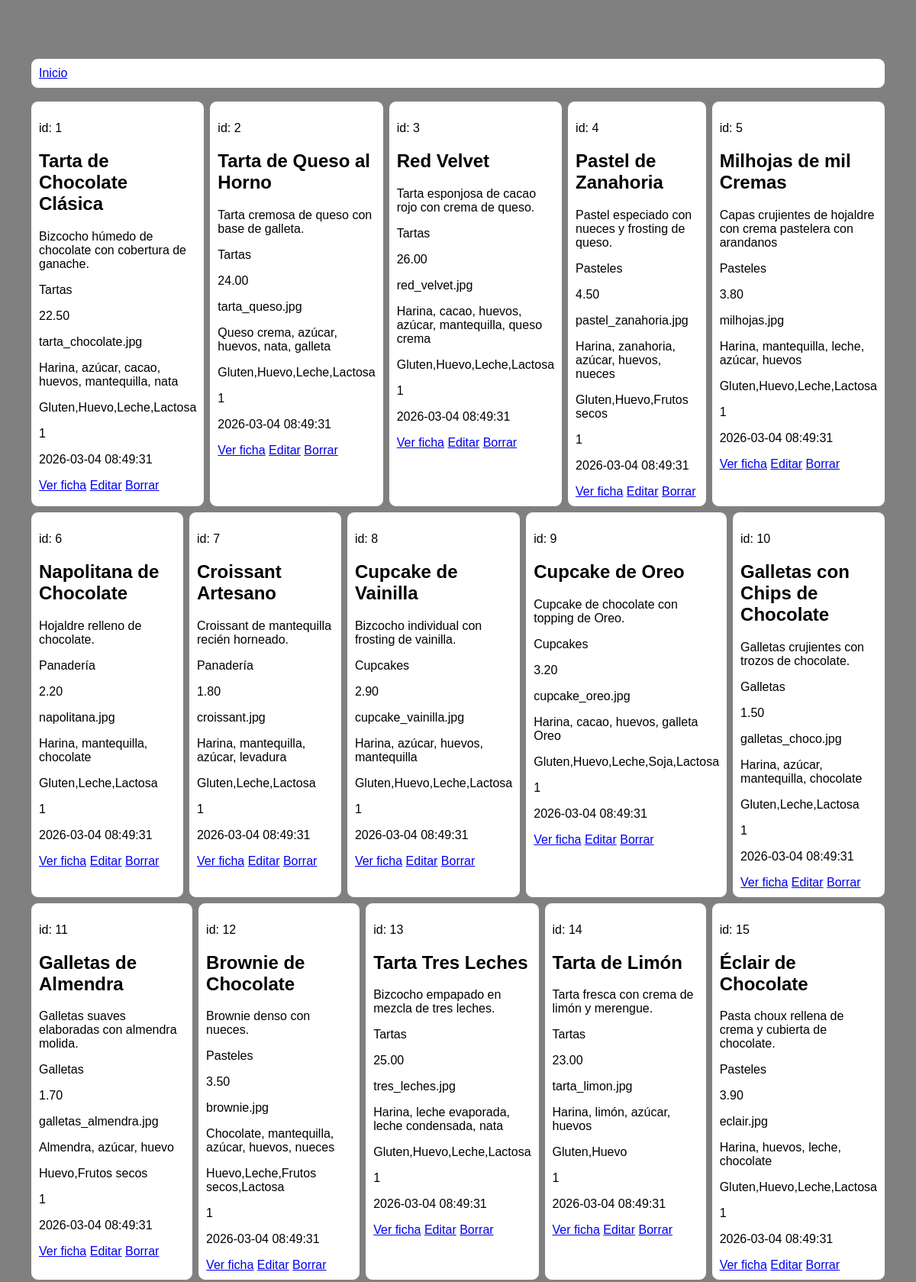
Page /CRUD_N/index.php (upper part) on the committed database.
### tables this page shows
CREATE TABLE `productos_pasteleria` (
  `id` int NOT NULL AUTO_INCREMENT,
  `nombre` varchar(150) NOT NULL,
  `descripcion` text,
  `categoria` enum('Tartas','Pasteles','Cupcakes','Galletas','Panadería','Bebidas','Otros') NOT NULL,
  `precio` decimal(10,2) NOT NULL,
  `foto` varchar(255) DEFAULT NULL,
  `ingredientes` text,
  `alergenos` set('Gluten','Huevo','Leche','Frutos secos','Soja','Sésamo','Lactosa','Cacahuetes') NOT NULL,
  `disponible` tinyint(1) DEFAULT '1',
  `fecha_creacion` timestamp NULL DEFAULT CURRENT_TIMESTAMP,
  PRIMARY KEY (`id`)
);

### CRUD_N/index.php (the view, shortened to what this page needs)
<?php
$conn = new mysqli(SERV, USER, PASS, DBNM);
$sql = "SELECT * FROM productos_pasteleria";
$result = $conn->query($sql);
$datos = [];
if ($result->num_rows > 0) {
    while ($fila = $result->fetch_assoc()) {
        $datos[] = $fila;
    }
} else {
    echo "No hay pastelitos";
}
?>
<!DOCTYPE html>
<html lang="en">
<head>
    <link rel="stylesheet" href="style.css">
</head>
<body>
<header>
    <nav>
        <ul>
            <li>
                <a href="index.php">Inicio</a>
            </li>
        </ul>
    </nav>
</header>
<ul class="pastel">
<?php
    foreach($datos as $pastel):
    ?>
    <li>
        <p>id: <?= $pastel['id']?></p>
        <h2><?= $pastel['nombre']?></h2>
        <p><?= $pastel['descripcion']?></p>
       <p><?= $pastel['categoria']?></p>
       <p><?= $pastel['precio']?></p>
       <p><?= $pastel['foto']?></p>
       <p><?= $pastel['ingredientes']?></p>
       <p><?= $pastel['alergenos']?></p>
       <p><?= $pastel['disponible']?></p>
       <p><?= $pastel['fecha_creacion']?></p>
       <a href="ficha.php?id=<?=$pastel['id']?>">Ver ficha</a>
       <a href="editar.php?id=<?=$pastel['id']?>">Editar</a>
       <a href="borrar.php?id=<?=$pastel['id']?>">Borrar</a>
    </li>
<? endforeach; ?>
</ul>
</body>
</html>

### CRUD_N/style.css (style rules this page uses)
html { background: grey; padding: 20px; font-family: sans-serif; }
body { padding: 20px; max-width:1200px; margin:20px auto; }
ul { list-style: none; padding-left: 0; display: flex; gap:6px; flex-wrap: wrap; }
ul li { flex: 1 10; background: white; border:solid 1px grey; border-radius: 10px; padding: 10px; }

### rows in the picture
productos_pasteleria: id "1", nombre "Tarta de Chocolate Clásica", descripcion "Bizcocho húmedo de chocolate con cobertura de ganache.", categoria "Tartas", precio "22.50", foto "tarta_chocolate.jpg", ingredientes "Harina, azúcar, cacao, huevos, mantequilla, nata", alergenos "Gluten,Huevo,Leche,Lactosa", disponible "1", fecha_creacion "2026-03-04 08:49:31"
productos_pasteleria: id "2", nombre "Tarta de Queso al Horno", descripcion "Tarta cremosa de queso con base de galleta.", categoria "Tartas", precio "24.00", foto "tarta_queso.jpg", ingredientes "Queso crema, azúcar, huevos, nata, galleta", alergenos "Gluten,Huevo,Leche,Lactosa", disponible "1", fecha_creacion "2026-03-04 08:49:31"
productos_pasteleria: id "3", nombre "Red Velvet", descripcion "Tarta esponjosa de cacao rojo con crema de queso.", categoria "Tartas", precio "26.00", foto "red_velvet.jpg", ingredientes "Harina, cacao, huevos, azúcar, mantequilla, queso crema", alergenos "Gluten,Huevo,Leche,Lactosa", disponible "1", fecha_creacion "2026-03-04 08:49:31"
productos_pasteleria: id "4", nombre "Pastel de Zanahoria", descripcion "Pastel especiado con nueces y frosting de queso.", categoria "Pasteles", precio "4.50", foto "pastel_zanahoria.jpg", ingredientes "Harina, zanahoria, azúcar, huevos, nueces", alergenos "Gluten,Huevo,Frutos secos", disponible "1", fecha_creacion "2026-03-04 08:49:31"
productos_pasteleria: id "5", nombre "Milhojas de mil Cremas", descripcion "Capas crujientes de hojaldre con crema pastelera con arandanos", categoria "Pasteles", precio "3.80", foto "milhojas.jpg", ingredientes "Harina, mantequilla, leche, azúcar, huevos", alergenos "Gluten,Huevo,Leche,Lactosa", disponible "1", fecha_creacion "2026-03-04 08:49:31"
productos_pasteleria: id "6", nombre "Napolitana de Chocolate", descripcion "Hojaldre relleno de chocolate.", categoria "Panadería", precio "2.20", foto "napolitana.jpg", ingredientes "Harina, mantequilla, chocolate", alergenos "Gluten,Leche,Lactosa", disponible "1", fecha_creacion "2026-03-04 08:49:31"
productos_pasteleria: id "7", nombre "Croissant Artesano", descripcion "Croissant de mantequilla recién horneado.", categoria "Panadería", precio "1.80", foto "croissant.jpg", ingredientes "Harina, mantequilla, azúcar, levadura", alergenos "Gluten,Leche,Lactosa", disponible "1", fecha_creacion "2026-03-04 08:49:31"
productos_pasteleria: id "8", nombre "Cupcake de Vainilla", descripcion "Bizcocho individual con frosting de vainilla.", categoria "Cupcakes", precio "2.90", foto "cupcake_vainilla.jpg", ingredientes "Harina, azúcar, huevos, mantequilla", alergenos "Gluten,Huevo,Leche,Lactosa", disponible "1", fecha_creacion "2026-03-04 08:49:31"
productos_pasteleria: id "9", nombre "Cupcake de Oreo", descripcion "Cupcake de chocolate con topping de Oreo.", categoria "Cupcakes", precio "3.20", foto "cupcake_oreo.jpg", ingredientes "Harina, cacao, huevos, galleta Oreo", alergenos "Gluten,Huevo,Leche,Soja,Lactosa", disponible "1", fecha_creacion "2026-03-04 08:49:31"
productos_pasteleria: id "10", nombre "Galletas con Chips de Chocolate", descripcion "Galletas crujientes con trozos de chocolate.", categoria "Galletas", precio "1.50", foto "galletas_choco.jpg", ingredientes "Harina, azúcar, mantequilla, chocolate", alergenos "Gluten,Leche,Lactosa", disponible "1", fecha_creacion "2026-03-04 08:49:31"
productos_pasteleria: id "11", nombre "Galletas de Almendra", descripcion "Galletas suaves elaboradas con almendra molida.", categoria "Galletas", precio "1.70", foto "galletas_almendra.jpg", ingredientes "Almendra, azúcar, huevo", alergenos "Huevo,Frutos secos", disponible "1", fecha_creacion "2026-03-04 08:49:31"
productos_pasteleria: id "12", nombre "Brownie de Chocolate", descripcion "Brownie denso con nueces.", categoria "Pasteles", precio "3.50", foto "brownie.jpg", ingredientes "Chocolate, mantequilla, azúcar, huevos, nueces", alergenos "Huevo,Leche,Frutos secos,Lactosa", disponible "1", fecha_creacion "2026-03-04 08:49:31"
productos_pasteleria: id "13", nombre "Tarta Tres Leches", descripcion "Bizcocho empapado en mezcla de tres leches.", categoria "Tartas", precio "25.00", foto "tres_leches.jpg", ingredientes "Harina, leche evaporada, leche condensada, nata", alergenos "Gluten,Huevo,Leche,Lactosa", disponible "1", fecha_creacion "2026-03-04 08:49:31"
productos_pasteleria: id "14", nombre "Tarta de Limón", descripcion "Tarta fresca con crema de limón y merengue.", categoria "Tartas", precio "23.00", foto "tarta_limon.jpg", ingredientes "Harina, limón, azúcar, huevos", alergenos "Gluten,Huevo", disponible "1", fecha_creacion "2026-03-04 08:49:31"
productos_pasteleria: id "15", nombre "Éclair de Chocolate", descripcion "Pasta choux rellena de crema y cubierta de chocolate.", categoria "Pasteles", precio "3.90", foto "eclair.jpg", ingredientes "Harina, huevos, leche, chocolate", alergenos "Gluten,Huevo,Leche,Lactosa", disponible "1", fecha_creacion "2026-03-04 08:49:31"
